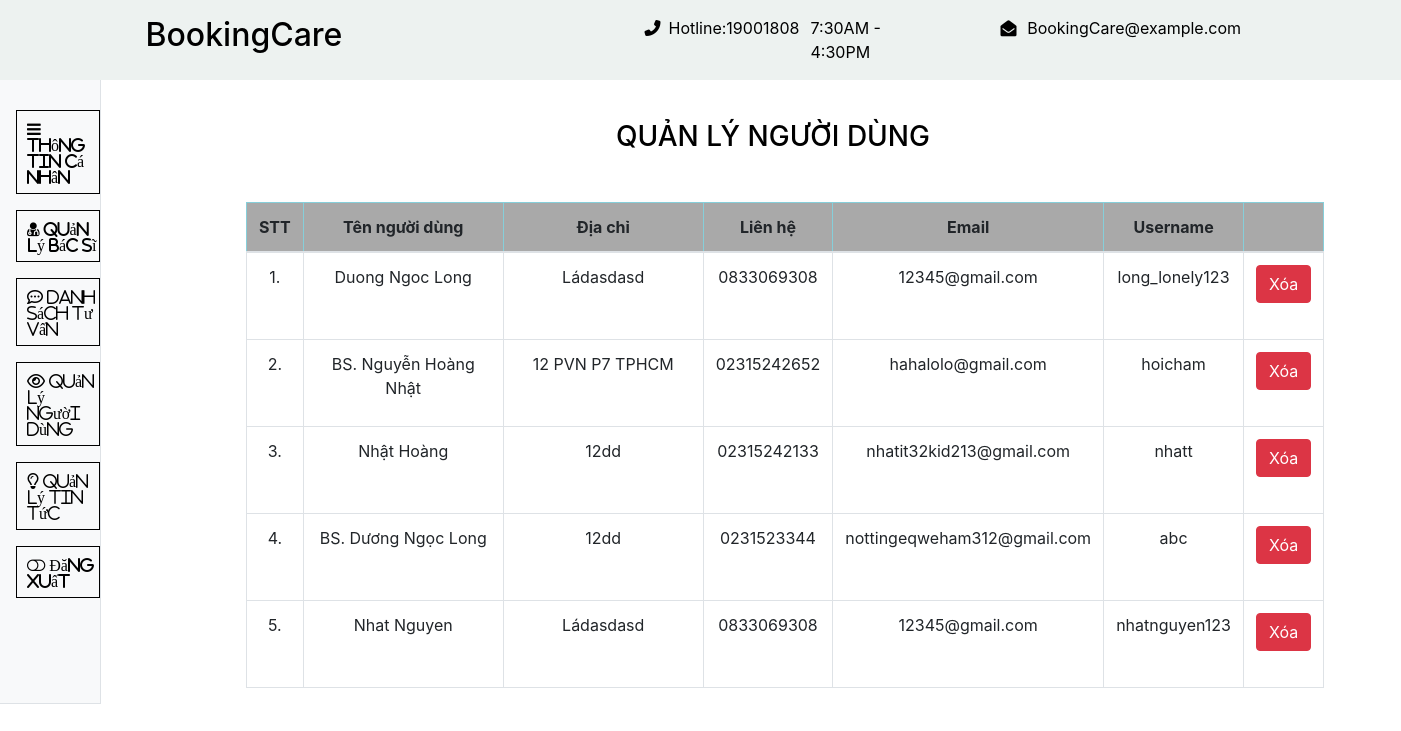
Screenshot of /director/manage_user.php (signed in) with the database file from the repository.
### tables this page shows
CREATE TABLE `user` (
  `id_user` int(11) NOT NULL,
  `unique_id` int(11) NOT NULL,
  `username` varchar(255) NOT NULL,
  `password` varchar(255) NOT NULL,
  `fullname` varchar(255) NOT NULL,
  `attribute` varchar(30) NOT NULL,
  `lname` varchar(255) NOT NULL,
  `age` int(11) DEFAULT NULL,
  `gioitinh` varchar(255) NOT NULL,
  `address` varchar(255) NOT NULL,
  `sdt` varchar(255) NOT NULL,
  `email` varchar(255) NOT NULL,
  `image` varchar(255) NOT NULL,
  `status` varchar(255) NOT NULL
);

### director/manage_user.php (the view, shortened to what this page needs)
<?php
include('include/config.php');
?>
<!DOCTYPE html>
<html lang="en">
	<head>
	<body>
		<div id="app">
		<?php include('view-dr/header.php');
include './view-dr/sidebar_start.php';?>
			<div class="app-content">
				<div class="main-content" style="margin-left:100px; width:1200px" >
					<div class="wrap-content container" id="container">
						<section id="page-title">
							<div class="row">
								<div class="col-sm-12">
								<h3 style="color: black;margin-left:370px;">QUẢN LÝ NGƯỜI DÙNG</h3><br>
							</div>
						</section>
						<div class="container-fluid container-fullw bg-white">
									<div class="row">
								<div class="col-md-14">
									<table class="table table-bordered text-center" id="sample-table-1">
										<thead class="table-info" style="background-color:#A9A9A9">
											<tr>
												<th class="center">STT</th>
												<th width="200px">Tên người dùng</th>
												<th width="200px">Địa chỉ</th>
												<th>Liên hệ</th>
												<th>Email </th>
												<th>Username</th>
												<th></th>
											</tr>
										</thead>
										<tbody>
<?php
$sql=mysqli_query($con,"select * from user");
$cnt=1;
while($row=mysqli_fetch_array($sql))
{
?>
											<tr>
												<td class="center"><?php echo $cnt;?>.</td>
												<td class="hidden-xs"><?php echo $row['fullname'];?></td>
												<td><?php echo $row['address'];?></td>
												<td><?php echo $row['sdt'];?>
												</td>
												<td><?php echo $row['email'];?></td>
												<td><?php echo $row['username'];?></td>
												<td >
												<div class="visible-md visible-lg hidden-sm hidden-xs">
	<a href="manage_user.php?id=<?php echo $row['id']?>&del=delete" onClick="return confirm('Xóa khỏi người dùng khỏi hệ thống?')" type="button" class="btn btn-danger" tooltip-placement="top" tooltip="Remove">Xóa</a>
												</div>
												<div class="visible-xs visible-sm hidden-md hidden-lg">
												</div></td>
											</tr>
											<?php
$cnt=$cnt+1;
											 }?>
										</tbody>
									</table>
								</div>
							</div>
								</div>
							</div>
						</div>

### rows the page displays
user: fullname "Duong Ngoc Long", address "Ládasdasd", sdt "0833069308", email "12345@gmail.com", username "long_lonely123"
user: fullname "BS. Nguyễn Hoàng Nhật", address "12 PVN P7 TPHCM", sdt "02315242652", email "hahalolo@gmail.com", username "hoicham"
user: fullname "Nhật Hoàng", address "12dd", sdt "02315242133", email "nhatit32kid213@gmail.com", username "nhatt"
user: fullname "BS. Dương Ngọc Long", address "12dd", sdt "0231523344", email "nottingeqweham312@gmail.com", username "abc"
user: fullname "Nhat Nguyen", address "Ládasdasd", sdt "0833069308", email "12345@gmail.com", username "nhatnguyen123"
